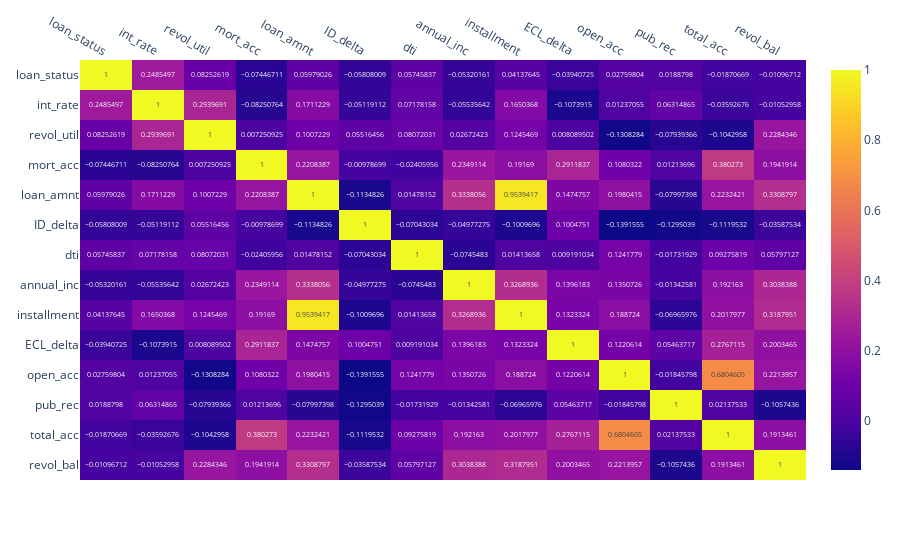

The cell this chart's notebook holds for it:
### Markdown cell above
1. Term: 15.13% of 36-months defaulted vs 32% of 60-months defaulted. Suggest 60-months are at higher risk. 

2. Grade: graph shows as grade drops from A to G, risk of default increases.

3. emp_length: graph shows that % default as emp_length is inversely related to default rate. 

4. home_ownership: Mortgage - 17% default rate, Own - 21% default rate, Rent - 23.15% default rate. Rent generally have higher risk of default. Suggest some relation. Can use for training

5. verification: suggest "Not verified" actually has lower default rate. Could be due to income from undisclosed sources. May not be a good data to use for model. 

6. purpose: suggest for all purpose, default rate is similar (about 1/5). Hence, unlikely to use

7. Initial_list_status: both roughly same % default. Hence unlikely to use

8. application_type: not enough data for other categories. Unlikely to use

9. zipcode: certain zip code shows high rate or absolute default while others don't. To use for training

Therefore, for categorical features, use "term", "grade","emp_length" and "zipcode".
For grade, can consider using subgrade

### Code cell
#Heat Map to check correlation for Integers

corr_columns = ['loan_status','loan_amnt','int_rate','installment',
                'annual_inc','dti','open_acc',
                'pub_rec','revol_bal','revol_util',
                'total_acc','mort_acc','ECL_delta','ID_delta'
               ]

corr = train_df_cleaned[corr_columns].corr(numeric_only=True).sort_values(by='loan_status', ascending=False)

sorted_corr_indices = corr['loan_status'].abs().sort_values(ascending=False).index

# Reindex the correlation matrix using the sorted order
sorted_corr = corr.reindex(index=sorted_corr_indices, columns=sorted_corr_indices)

# Plot the sorted correlation matrix
fig = px.imshow(sorted_corr, text_auto=True, aspect="auto")
fig.update_xaxes(side="top")
fig.show()

### Figure 1 — Plotly figure (JSON) as saved in the notebook; plotly's stock layout.template omitted (floating-point values rounded to 4 significant figures; data arrays with more than 128 entries replaced by an {"elided": "..."} marker saying what was removed)
{"data": [{"coloraxis": "coloraxis", "hovertemplate": "x: %{x}<br>y: %{y}<br>color: %{z}<extra></extra>", "name": "0", "texttemplate": "%{z}", "type": "heatmap", "x": ["loan_status", "int_rate", "revol_util", "mort_acc", "loan_amnt", "ID_delta", "dti", "annual_inc", "installment", "ECL_delta", "open_acc", "pub_rec", "total_acc", "revol_bal"], "xaxis": "x", "y": ["loan_status", "int_rate", "revol_util", "mort_acc", "loan_amnt", "ID_delta", "dti", "annual_inc", "installment", "ECL_delta", "open_acc", "pub_rec", "total_acc", "revol_bal"], "yaxis": "y", "z": {"elided": "14x14 float values"}}], "layout": {"coloraxis": {"colorscale": [[0, "#0d0887"], [0.1111, "#46039f"], [0.2222, "#7201a8"], [0.3333, "#9c179e"], [0.4444, "#bd3786"], [0.5556, "#d8576b"], [0.6667, "#ed7953"], [0.7778, "#fb9f3a"], [0.8889, "#fdca26"], [1, "#f0f921"]]}, "margin": {"t": 60}, "xaxis": {"anchor": "y", "domain": [0, 1], "side": "top"}, "yaxis": {"anchor": "x", "autorange": "reversed", "domain": [0, 1]}}}
